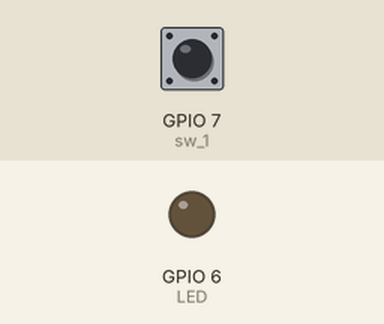
Simulated run of this sketch. Board: ESP32-S3. Parts: output pins drawn as LEDs (lit = HIGH). Inputs (shaded band) come from the test bench; at power-on: GPIO 7 (sw_1) LOW.

Above: at 1.2 s.
1.3 s: GPIO 7 (sw_1) pulled HIGH for 0.15 s
At 1.37 s:
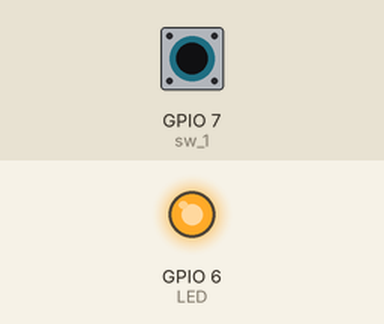
2.9 s: GPIO 7 (sw_1) pulled HIGH for 3.2 s
At 7.2 s:
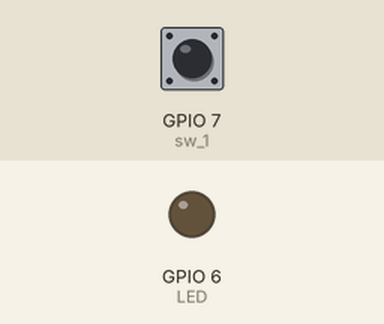
Timing chart, 0 to 8.7 s (numbered marks = the images above; inputs shaded):
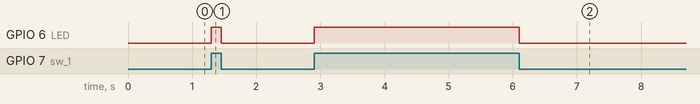

The sketch:

sketch_nov15a.ino
```cpp
int LED = 6;
#define sw_1 7

void setup(){

    pinMode(LED, OUTPUT);

}

void loop(){

    if(digitalRead(sw_1)==1){

        digitalWrite(LED, HIGH);

    }

    else{

        digitalWrite(LED, LOW);

    }

}
```

Measured:
- after the input at 1.3 s, GPIO 6 (LED): LOW → HIGH at once, → LOW 0.15 s later
- after the input at 2.9 s, GPIO 6 (LED): LOW → HIGH at once, → LOW 3.2 s later
